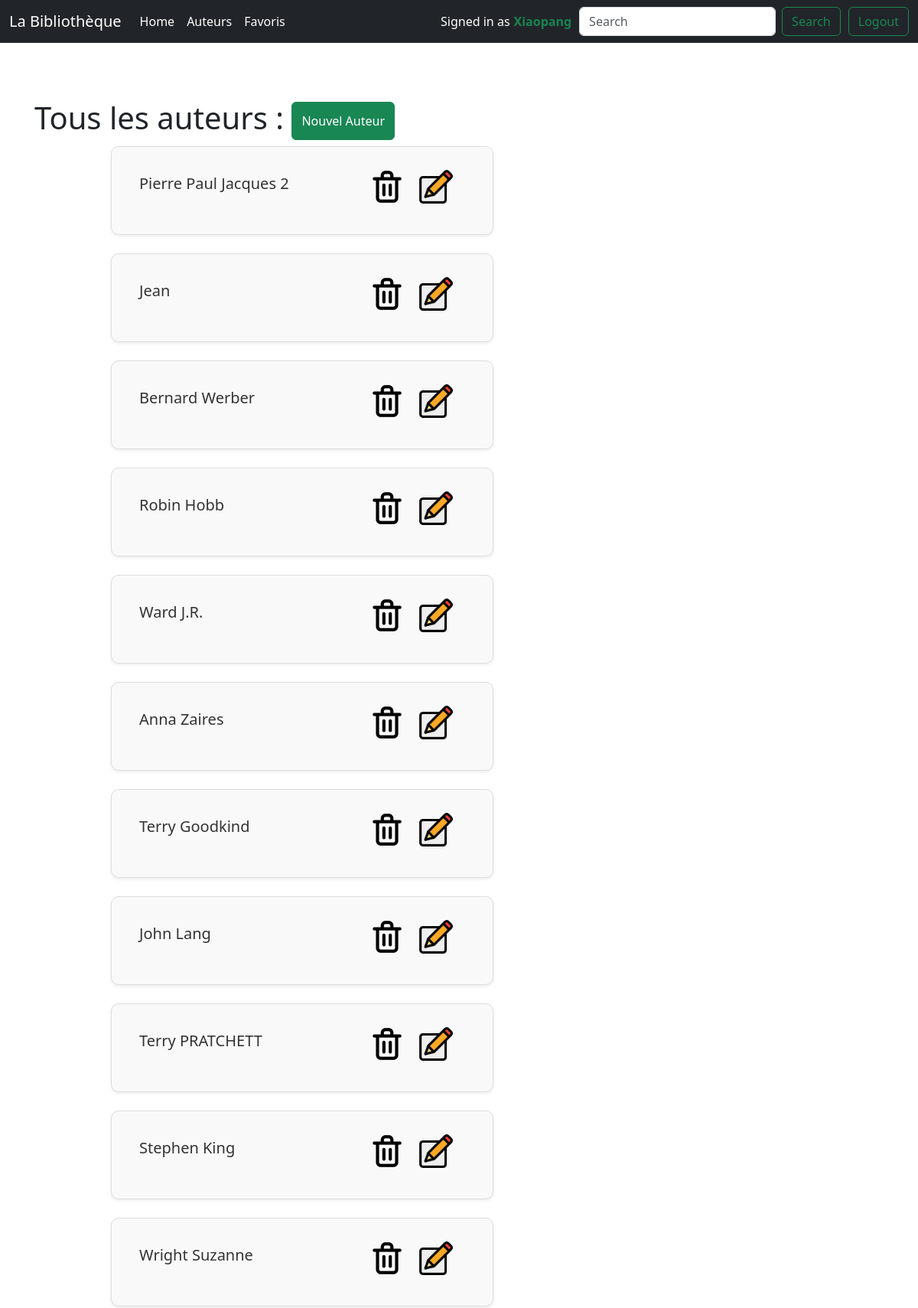
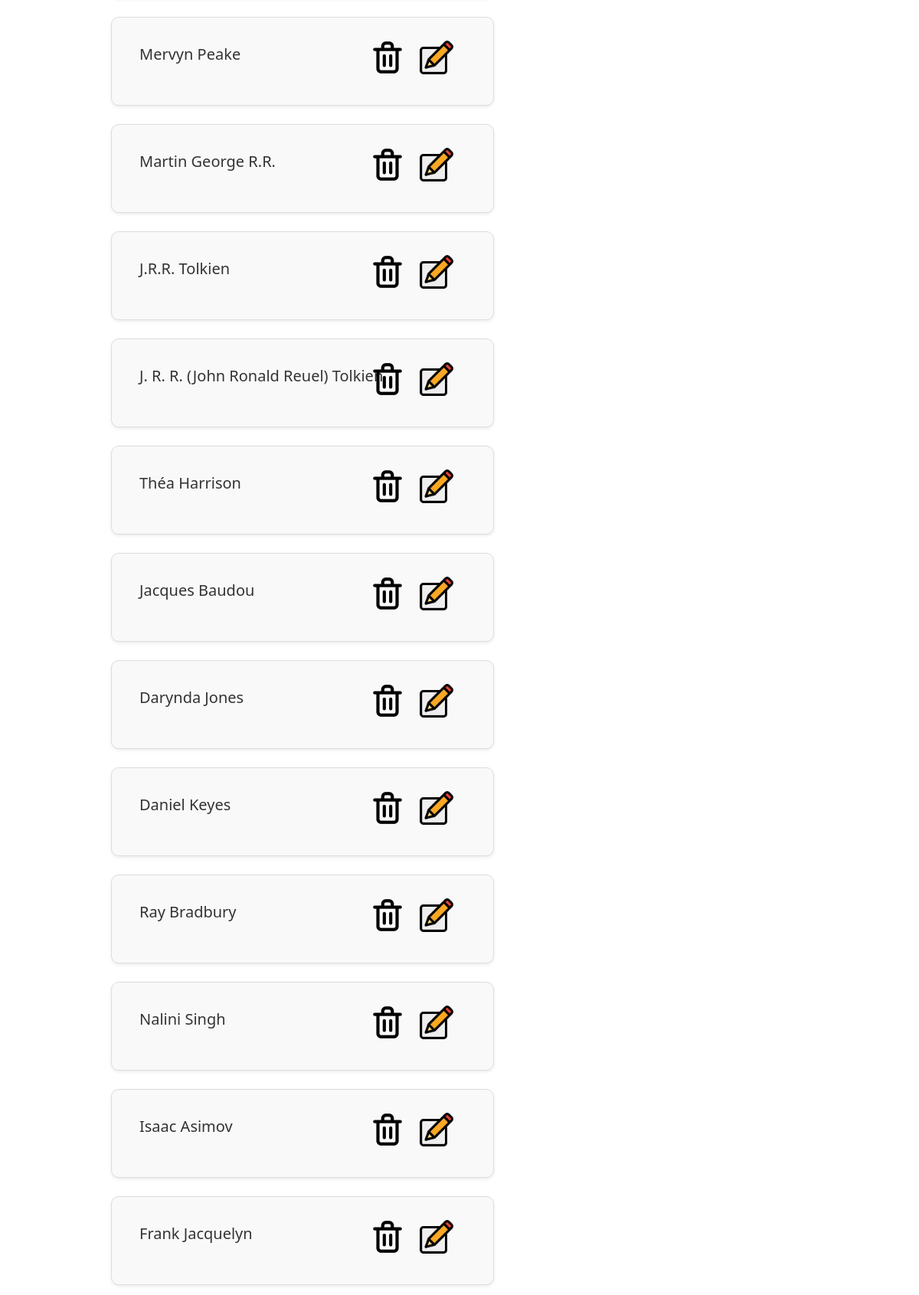
The app's page /list-author/ (signed in, upper part) with its own data (2 pictures, top to bottom).
### tuto/models.py (models this page shows, shortened)
class User(db.Model, UserMixin):
    username = db.Column(db.String(50), primary_key=True)
    password = db.Column(db.String(64))

class Author(db.Model):
    id = db.Column(db.Integer,primary_key = True)
    name = db.Column(db.String(100))

### tuto/views.py (the view)
@app.route("/list-author/")
def author():
    authors = Author.query.all()
    return render_template(
    "listeAuthor.html",
    author=authors)

### tuto/models.py (called while the page is built)
@login_manager.user_loader
def load_user(username):
    return User.query.get(username)

### tuto/templates/listeAuthor.html
{% extends "base.html" %}
{% block styles %}
{{ super() }}
<link rel="stylesheet" href="{{url_for('static', filename='home.css')}}">
{% endblock %}
{% block content %}
<h1>Tous les auteurs :
    {% if current_user.is_authenticated %}
    <button id="BtnAuthorAction" class="btn btn-success" type="submit">
        <a class="nav-link active" aria-current="page" href="../new/author/"+>Nouvel Auteur</a></button>
{% endif %}
</h1>
    <div class="liste">
        {% for a in author %}
        <div class="card mb-4 shadow-sm">
            <div class="card-body">
                <div id="AuthorDivBtn" class="d-flex justify-content-between align-items-center">
                    <h5 id="NomAuthor" class="card-title">{{ a.name }}</h5>
                    {% if current_user.is_authenticated %}
                        <button id="BtnEditAuthor" type="button" class="btn btn-outline btn-white">
                            <a class="nav-link active" aria-current="page" href="/edit-author{{ a.id }}">
                                <img id="imgBtnAuthor" src="{{ url_for('static', filename='images/icons/edit.png') }}" alt="" title="editAuthor" style="">
                            </a>
                        </button>
                        <button id="BtnDelAuthor" class="btn btn-outline btn-white" type="submit">
                            <a class="nav-link active" aria-current="page" href="/delete/author/{{ a.id }}"+>
                            <img id="imgBtnAuthor" src="{{ url_for('static', filename='images/icons/delete.png')}}" alt="" title="delAuthor">
                        </a></button>
                    {% endif %}
                </div>
            </div>
        </div>
        {% endfor %}
    </div>
{% endblock %}

### tuto/templates/base.html (shortened to what this page needs)
<!doctype html>
<html>
<head>
  {% block head %}
  {% block styles %}
  {{bootstrap.load_css()}}
  {% endblock %}
  {% endblock%}
</head>
<body>
  <header>
    <nav class="navbar navbar-expand-md navbar-dark fixed-top bg-dark">
      <div class="container-fluid">
        <a class="navbar-brand" href="/">La Bibliothèque</a>
        <div class="collapse navbar-collapse" id="navbarCollapse">
          <ul class="navbar-nav me-auto mb-2 mb-md-0">
            <li class="nav-item">
              <a class="nav-link active" aria-current="page" href="/">Home</a>
            </li>
            <li class="nav-item">
              <a class="nav-link active" aria-current="page" href="/list-author">Auteurs</a>
            </li>
            <li class="nav-item">
              <a class="nav-link active" aria-current="page" href="favoris">Favoris</a>
            </li>
          </ul>
          {% if current_user.is_authenticated %}
            <span id="SignAs" class="">Signed in as</span>
            <span id="nomConnecte" class="">{{ current_user.username }}</span>
          {% endif %}
          <form class="d-flex" role="search">
            <input id="barRecherche" class="form-control me-2" type="search" placeholder="Search" aria-label="Search">
            <button id="SearchBtn" class="btn btn-outline-success" type="submit" href="search">Search</button>
          </form>
          {% if current_user.is_authenticated %}
            <button id="BtnAuth" class="btn btn-outline-success"><a class="nav-link active" aria-current="page" href="/logout/">Logout</a></button>
          {% else %}
            <button id="BtnAuth" class="btn btn-outline-success"><a class="nav-link active" aria-current="page" href="/login/">Login</a></button>
          {% endif %}
        </div>
      </div>
    </nav>
  </header>
  <main class='flex-shrink-0' style="margin-top: 70px;">
    <div class='container'>
      {% block content %}{% endblock %}
    </div>
  </main>
</body>
</html>

### tuto/static/home.css (style rules this page uses)
main { margin-top: 8em; }
#barRecherche { margin: 0 10px 0 10px; }
#SearchBtn { margin-right: 10px; }
#SignAs { color: rgb(255, 255, 255); margin-right: 5px; }
#nomConnecte { color: #198452; font-weight: bold; }
.card { background-color: #f9f9f9; border-radius: 10px; border: 1px solid #ddd; padding: 20px; width: 500px; margin-left: 100px; transition: transform 0.2s; }
.card-title { font-size: 1.25rem; color: #333; }
#AuthorDivBtn { display: flex; flex-direction: row; align-items: center; margin-bottom: 10px; position: relative;; }
#BtnEditAuthor { position: absolute; right: 0; }
#BtnDelAuthor { position: absolute; right: 15%; }
#imgBtnAuthor { height: 50px; width: auto; }
#BtnAuthorAction { height: 50px; width: auto; }
main > .container { padding: 60px 15px 0; }

### records on screen
User: username "Xiaopang"
Author: name "Pierre Paul Jacques 2"
Author: name "Jean"
Author: name "Bernard Werber"
Author: name "Robin Hobb"
Author: name "Ward J.R."
Author: name "Anna Zaires"
Author: name "Terry Goodkind"
Author: name "John Lang"
Author: name "Terry PRATCHETT"
Author: name "Stephen King"
Author: name "Wright Suzanne"
Author: name "Mervyn Peake"
Author: name "Martin George R.R."
Author: name "J.R.R. Tolkien"
Author: name "J. R. R. (John Ronald Reuel) Tolkien"
Author: name "Théa Harrison"
Author: name "Jacques Baudou"
Author: name "Darynda Jones"
Author: name "Daniel Keyes"
Author: name "Ray Bradbury"
Author: name "Nalini Singh"
Author: name "Isaac Asimov"
Author: name "Frank Jacquelyn"
